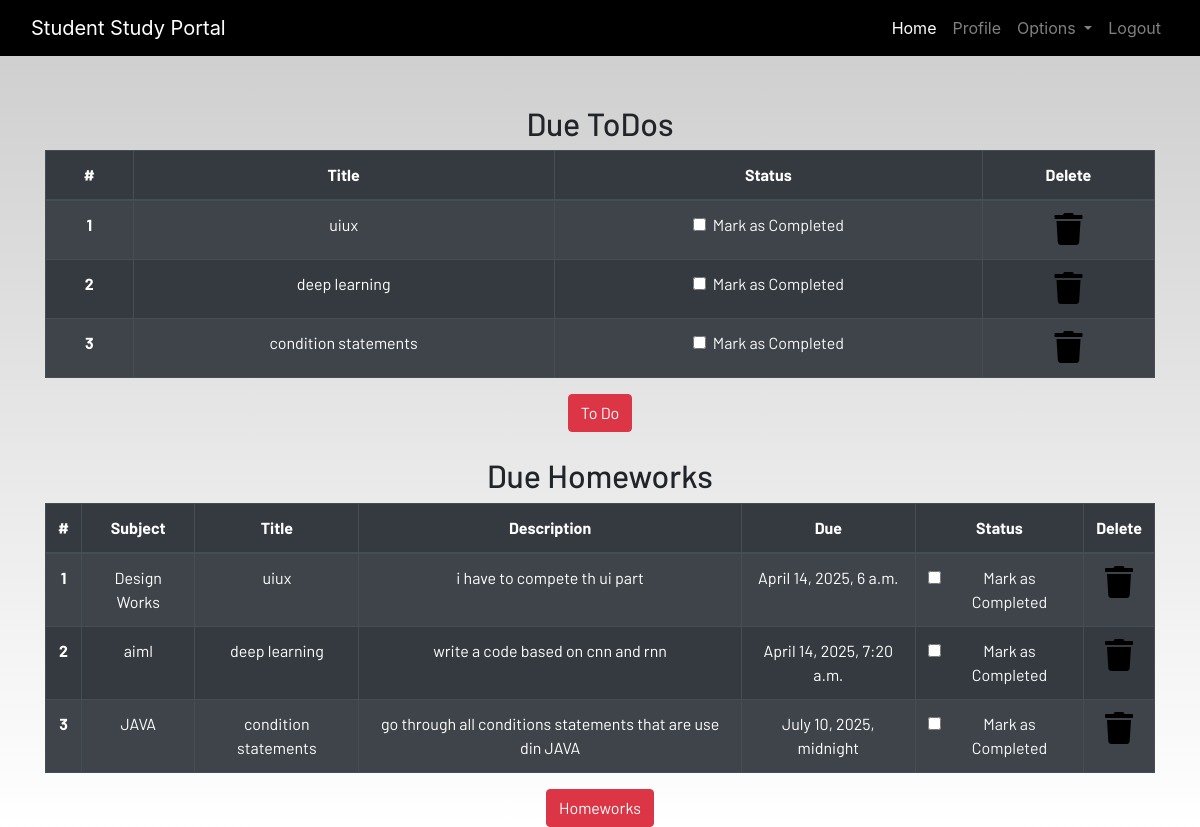
Page /profile/ (signed in) on the committed database.
### dashboard/models.py (models this page shows, shortened)
class Homework(models.Model):
    user = models.ForeignKey(User,on_delete=models.CASCADE)
    subject = models.CharField(max_length=50)
    title= models.CharField(max_length=100)
    description= models.TextField()
    due = models.DateTimeField()
    is_finished= models.BooleanField(default=False)

### dashboard/views.py (the view)
# urls.py: path('profile/',dash_views.profile,name='profile'),
@login_required
def profile(request):
    homeworks = Homework.objects.filter(is_finished=False,user=request.user)
    todos = Homework.objects.filter(is_finished=False,user=request.user)
    if len(homeworks) == 0:
        homework_done = True
    else:
        homework_done=False
    if len(todos) == 0:
        todos_done = True
    else:
        todos_done=False
    context ={
        'homeworks':homeworks,
        'todos':todos,
        'homework_done':homework_done,
        'todos_done':todos_done
    }
    return render(request,'dashboard/profile.html',context)

### dashboard/templates/dashboard/profile.html
{% extends 'dashboard/base.html' %}
{% load static %}
{% load crispy_forms_tags%}
{% block content %}
<section class="text-center">
    <div class="container">
        {% if not todos_done %}
        <h2>Due ToDos</h2>
        <table class="table table-striped table-bordered table-hover table-dark">
            <thead>
                <tr>
                    <th scope="col">#</th>
                    <th scope="col">Title</th>
                    <th scope="col">Status</th>
                    <th scope="col">Delete</th>
                </tr>
            </thead>
            <tbody>
                {% for todo in todos %}
                <tr>
                    <th scope="row">{{forloop.counter}}</th>
                    <td>{{todo.title}}</td>
                    <td>
                        <a href="{% url 'update-todo' todo.id %}">
                            <div class="form-check">
                                {% if todo.is_finished %}
                                <input class="form-check-input" type="checkbox" value="" checked>
                                {% else %}
                                <input class="form-check-input" type="checkbox" value="">
                                {% endif %}
                                <label class="form-check-label text-light" for="flexCheckDefault">
                                    Mark as Completed
                                </label>
                            </div>
                        </a>
                    </td>
                    <td><a href="{% url 'delete-todo' todo.id %}"><i class="fa fa-trash fa-2x"></i></a></td>
                </tr>
                {% endfor %}
            </tbody>
        </table>
        {% else %}
        <h3>All To dos are completed!!!!</h3>
        {% endif %}
        <a href="{% url 'todo' %}" class="btn btn-danger">To Do</a>
        <br><br>
{% if not homework_done %}
        <h2>Due Homeworks</h2>
        <table class="table table-striped table-bordered table-hover table-dark">
            <thead>
                <tr>
                    <th scope="col">#</th>
                    <th scope="col">Subject</th>
                    <th scope="col">Title</th>
                    <th scope="col">Description</th>
                    <th scope="col">Due</th>
                    <th scope="col">Status</th>
                    <th scope="col">Delete</th>
                </tr>
            </thead>
            <tbody>
                {% for homework in homeworks %}
                <tr>
                    <th scope="row">{{forloop.counter}}</th>
                    <td>{{homework.subject}}</td>
                    <td>{{homework.title}}</td>
                    <td>{{homework.description}}</td>
                    <td>{{homework.due}}</td>
                    <td>
                        <a href="{% url 'update-homework' homework.id %}">
                            <div class="form-check">
                                {% if homework.is_finished %}
                                <input class="form-check-input" type="checkbox" value="" checked>
                                {% else %}
                                <input class="form-check-input" type="checkbox" value="">
                                {% endif %}
                                <label class="form-check-label text-light" for="flexCheckDefault">
                                    Mark as Completed
                                </label>
                            </div>
                        </a>
                    </td>
                    <td><a href="{% url 'delete-homework' homework.id %}"><i class="fa fa-trash fa-2x"></i></a></td>
                </tr>
                {% endfor %}
            </tbody>
        </table>
        {% else %}
        <h3>All To homeworks are completed!!!!</h3>
        {% endif %}
        <a href="{% url 'homework' %}" class="btn btn-danger">Homeworks</a>
    </div>
</section>
{% endblock content %}

### dashboard/static/css/main.css (style rules this page uses)
html { scroll-behavior: smooth; height: 100%; width: 100%; }
a { text-decoration: none !important; color: black; }
html, body { max-width: 100%; overflow-x: hidden; height: 100%; width: 100%; }
body { background: linear-gradient(rgba(0, 0, 0, 0.2), rgba(255, 255, 255, 0.5)); overflow-x: hidden; background-repeat: no-repeat; }
.fa { color: black; }

### rows in the picture
Homework: title "uiux", subject "Design Works", description "i have to compete th ui part", due "April 14, 2025, 6 a.m."
Homework: title "deep learning", subject "aiml", description "write a code based on cnn and rnn", due "April 14, 2025, 7:20 a.m."
Homework: title "condition statements", subject "JAVA", description "go through all conditions statements that are use din JAVA", due "July 10, 2025, midnight"
